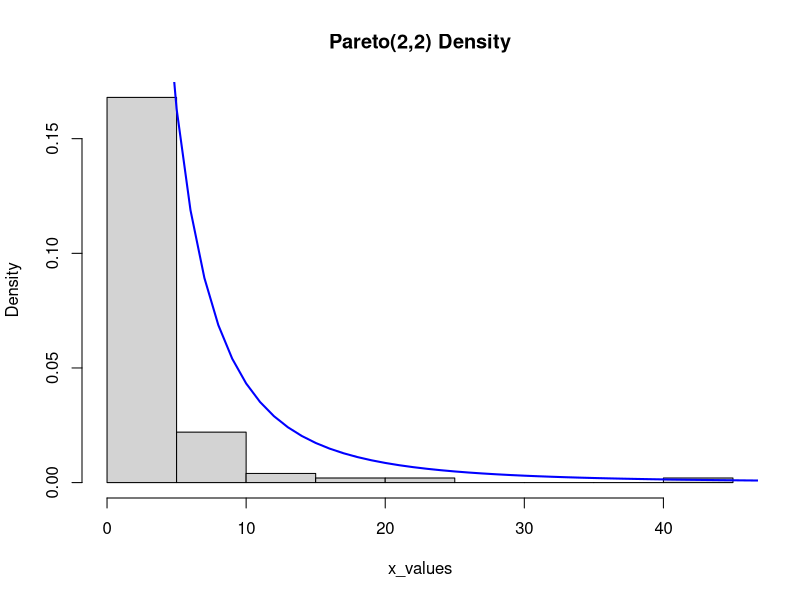
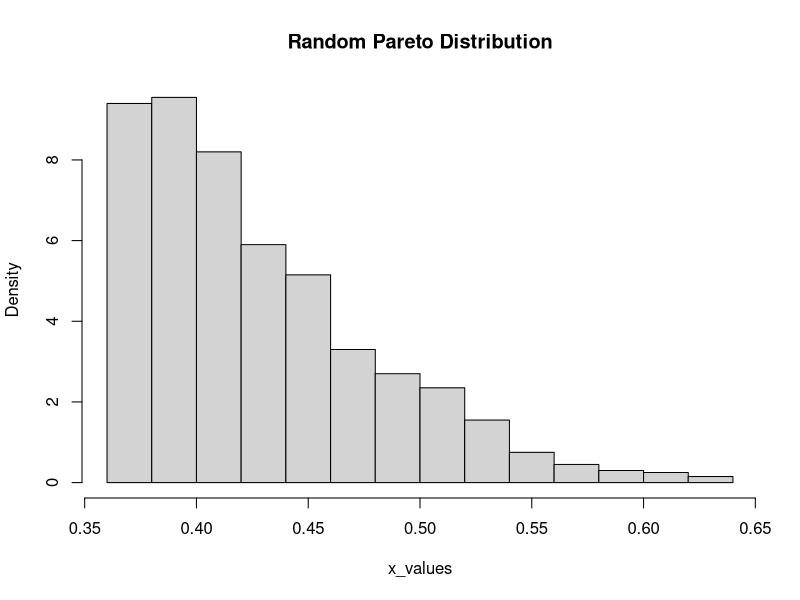

Recreate these plots in R, in order.
# Exercise 60

exercise_60 <- function(){
  a <- 2
  b <- 2
  u_values <- runif(100, min =0, max = 1)
  x_values <- b/((1-u_values)^(1/a))
  hist(x_values, probability = TRUE, main = "Pareto(2,2) Density")
  
  # Keep in mind Pareto Density(2,2) = 8/(x^3)
  
  sequence_x_values <- seq(min(x_values), max(x_values), length.out = 100)
  
  density_curve <- 8/(sequence_x_values ^ 3)
  lines(density_curve, lwd = 2, col = 'blue')
}

exercise_60()


# Exercise 62
exercise_62 <- function(){
  mu <- runif(1, min = - 1, max = 1)
  e <- runif(1, min = -1, max = 0 - 1e-8)
  sigma <- runif(1, min = 0 + 1e-8, max = 1)
  u <- runif(1000, min = 0, max = 1)
  
  x_values <- mu + sigma/e * ((1-u)^(-e) - 1)
  hist(x_values, probability = TRUE, main = "Random Pareto Distribution")
}
exercise_62()


# Exercise 63
# The idea is that the cummilative probability function is the literal sum of probabilities up to a given x,
# This means F(x = 0) = 0.1, F(x = 1) = 0.3, F(x = 2) = 0.5, F(x = 3) = 0.7, F(x = 4) = 1
# The inverse of this cfd is min{x: F(x) >= p}, hence F_inv = 0 if 0 <= p < 0.1
# 1 if 0.1 <= p < 0.3, 2 if 0.3 <= p < 0.5, 3 if 0.5 <= p < 0.7, 4 if 0.7 <= p <= 1

exercise_63 <- function(){
  
  probability_values <- c(0.1, 0.3, 0.5, 0.7, 1)
  f_values <- seq(0,4)
  
  helper_function <- function(x){
      return(f_values[which(x <= probability_values)][1])
  }
  u <- runif(1000)
  
  outcome <- sapply(u, helper_function)
  print("Results from runif()")
  print(table(outcome))
  
  u_sample <- sample(seq(0,1,length.out = 1000), 1000)
  outcome_sample <- sapply(u_sample, helper_function)
  
  print("Results from sample()")
  print(table(outcome_sample))
  
}
exercise_63()
# The outcome from runif() is not precise there is deviation up to +/- 10 the theoretical outcome
# The outcome from sample() is accurate and on point